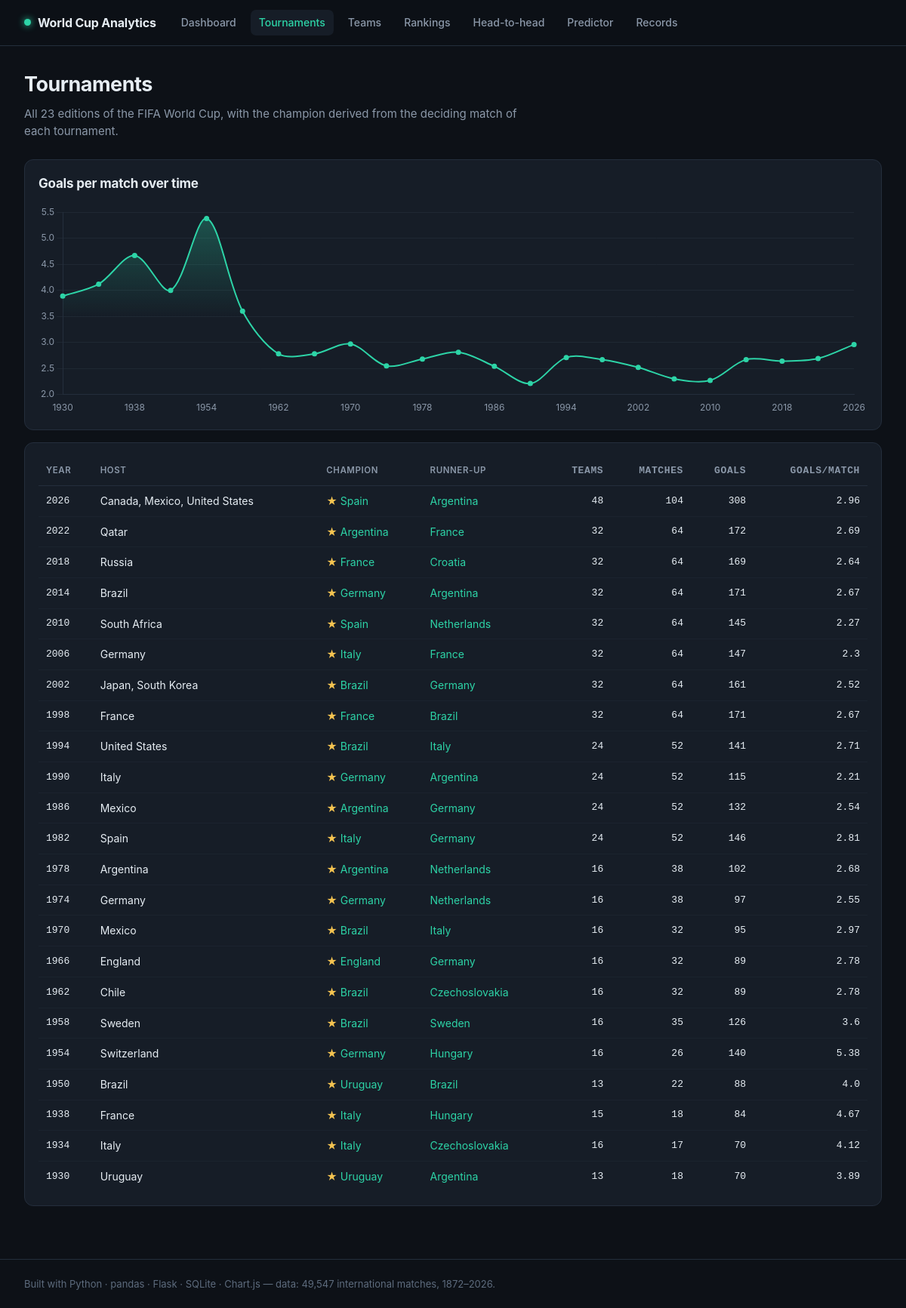
/tournaments, run on the app's committed database.
### tables this page shows
CREATE TABLE tournaments (
    year          INTEGER PRIMARY KEY,
    host          TEXT,
    champion_id   INTEGER REFERENCES teams(id),
    runner_up_id  INTEGER REFERENCES teams(id),
    matches       INTEGER,
    goals         INTEGER,
    teams_count   INTEGER,
    final_date    TEXT
);

CREATE TABLE teams (
    id   INTEGER PRIMARY KEY,
    name TEXT NOT NULL UNIQUE
);

### app/routes/pages.py (the view)
@bp.route("/tournaments")
def tournaments():
    return render_template("tournaments.html",
                           tournaments=analytics.tournaments()[::-1],
                           trend=analytics.goal_trend())

### app/db.py (called while the page is built)
def connect(path=DB_PATH, read_only=False):
    if read_only:
        conn = sqlite3.connect(f"file:{path}?mode=ro&immutable=1", uri=True)
    else:
        conn = sqlite3.connect(path)
        conn.execute("PRAGMA foreign_keys = ON")
    conn.row_factory = sqlite3.Row
    return conn

def get_db():
    if "db" not in g:
        g.db = connect(current_app.config["DB_PATH"],
                       read_only=current_app.config.get("READ_ONLY_DB", False))
    return g.db

def query(sql, params=(), one=False):
    rows = get_db().execute(sql, params).fetchall()
    rows = [dict(r) for r in rows]
    if one:
        return rows[0] if rows else None
    return rows

### app/routes/pages.py (called while the page is built)
@bp.app_context_processor
def inject_nav():
    return {"all_teams": analytics.teams_list(world_cup_only=False)}

### app/services/analytics.py (called while the page is built)
def tournaments():
    return query("""
        SELECT t.year, t.host, t.matches, t.goals, t.teams_count, t.final_date,
               c.name AS champion, r.name AS runner_up,
               ROUND(CAST(t.goals AS REAL) / t.matches, 2) AS goals_per_match
        FROM tournaments t
        JOIN teams c ON c.id = t.champion_id
        JOIN teams r ON r.id = t.runner_up_id
        ORDER BY t.year""")

def goal_trend():
    return query("""
        SELECT year, matches, goals,
               ROUND(CAST(goals AS REAL) / matches, 2) AS goals_per_match
        FROM tournaments ORDER BY year""")

def teams_list(world_cup_only=True):
    where = f"WHERE {WC}" if world_cup_only else ""
    return [r["name"] for r in query(f"""
        SELECT t.name, COUNT(*) AS n
        FROM team_matches tm JOIN teams t ON t.id = tm.team_id
        {where}
        GROUP BY t.id ORDER BY n DESC, t.name""")]

### app/templates/tournaments.html (shortened to what this page needs)
{% extends "base.html" %}
{% block content %}
<h1>Tournaments</h1>
<p class="lede">All {{ tournaments|length }} editions of the FIFA World Cup, with the champion
   derived from the deciding match of each tournament.</p>
<div class="card" style="margin-bottom:16px">
  <h2>Goals per match over time</h2>
  <div class="chartbox"><canvas id="trend"></canvas></div>
</div>
<div class="card">
  <div class="scroll">
  <table>
    <thead><tr>
      <th>Year</th><th>Host</th><th>Champion</th><th>Runner-up</th>
      <th class="num">Teams</th><th class="num">Matches</th><th class="num">Goals</th><th class="num">Goals/match</th>
    </tr></thead>
    <tbody>
    {% for t in tournaments %}
      <tr>
        <td class="mono">{{ t.year }}</td>
        <td>{{ t.host }}</td>
        <td><span class="trophy">★</span> <a href="{{ url_for('pages.team_detail', name=t.champion) }}">{{ t.champion }}</a></td>
        <td><a href="{{ url_for('pages.team_detail', name=t.runner_up) }}">{{ t.runner_up }}</a></td>
        <td class="num">{{ t.teams_count }}</td>
        <td class="num">{{ t.matches }}</td>
        <td class="num">{{ t.goals }}</td>
        <td class="num">{{ t.goals_per_match }}</td>
      </tr>
    {% endfor %}
    </tbody>
  </table>
  </div>
</div>
{% endblock %}
{% block scripts %}
<script>
lineChart('trend',
  {{ trend | map(attribute='year') | list | tojson }},
  {{ trend | map(attribute='goals_per_match') | list | tojson }},
  C.accent, { zero:false });
</script>
{% endblock %}

### app/static/css/style.css (style rules this page uses)
:root { --bg:#0d1117; --bg-soft:#141b24; --card:#161d27; --card-hi:#1c2531; --line:#242e3c; --line-soft:#1b232e; --text:#e6edf3; --muted:#8b98a9; --dim:#5d6b7d; --accent:#2dd4a7; --accent-dim:#1a8f70; --gold:#f5c451; --red:#f2686b; --blue:#5aa9f5; --violet:#a78bfa; --radius:12px; --font:-apple-system,BlinkMacSystemFont,"Segoe UI",Roboto,Helvetica,Arial,sans-serif; --mono:ui-monospace,SFMono-Regular,"SF Mono",Menlo,monospace; }
* { box-sizing:border-box }
body { margin:0;background:var(--bg);color:var(--text);font-family:var(--font); font-size:15px;line-height:1.55;-webkit-font-smoothing:antialiased; }
a { color:var(--accent);text-decoration:none }
h1 { font-size:27px;margin:0 0 6px;letter-spacing:-.5px;font-weight:700 }
h2 { font-size:17px;margin:0 0 14px;letter-spacing:-.2px;font-weight:650 }
.lede { color:var(--muted);margin:0 0 26px;max-width:70ch }
.card { background:var(--card);border:1px solid var(--line);border-radius:var(--radius);padding:18px }
table { width:100%;border-collapse:collapse;font-size:14px }
th { text-align:left;font-size:11.5px;text-transform:uppercase;letter-spacing:.6px; color:var(--muted);font-weight:600;padding:9px 10px;border-bottom:1px solid var(--line) }
td { padding:9px 10px;border-bottom:1px solid var(--line-soft) }
tbody tr:last-child td { border-bottom:none }
.num { text-align:right;font-variant-numeric:tabular-nums;font-family:var(--mono);font-size:13px }
.scroll { overflow-x:auto;-webkit-overflow-scrolling:touch }
.trophy { color:var(--gold) }
.chartbox { position:relative;height:280px }
canvas { max-width:100% }
.mono { font-family:var(--mono);font-size:13px }

### data on the page
tournaments: year "2026", host "Canada, Mexico, United States", champion "Spain", runner_up "Argentina", teams_count "48", matches "104", goals "308", goals_per_match "2.96"
tournaments: year "2022", host "Qatar", champion "Argentina", runner_up "France", teams_count "32", matches "64", goals "172", goals_per_match "2.69"
tournaments: year "2018", host "Russia", champion "France", runner_up "Croatia", teams_count "32", matches "64", goals "169", goals_per_match "2.64"
tournaments: year "2014", host "Brazil", champion "Germany", runner_up "Argentina", teams_count "32", matches "64", goals "171", goals_per_match "2.67"
tournaments: year "2010", host "South Africa", champion "Spain", runner_up "Netherlands", teams_count "32", matches "64", goals "145", goals_per_match "2.27"
tournaments: year "2006", host "Germany", champion "Italy", runner_up "France", teams_count "32", matches "64", goals "147", goals_per_match "2.3"
tournaments: year "2002", host "Japan, South Korea", champion "Brazil", runner_up "Germany", teams_count "32", matches "64", goals "161", goals_per_match "2.52"
tournaments: year "1998", host "France", champion "France", runner_up "Brazil", teams_count "32", matches "64", goals "171", goals_per_match "2.67"
tournaments: year "1994", host "United States", champion "Brazil", runner_up "Italy", teams_count "24", matches "52", goals "141", goals_per_match "2.71"
tournaments: year "1990", host "Italy", champion "Germany", runner_up "Argentina", teams_count "24", matches "52", goals "115", goals_per_match "2.21"
tournaments: year "1986", host "Mexico", champion "Argentina", runner_up "Germany", teams_count "24", matches "52", goals "132", goals_per_match "2.54"
tournaments: year "1982", host "Spain", champion "Italy", runner_up "Germany", teams_count "24", matches "52", goals "146", goals_per_match "2.81"
tournaments: year "1978", host "Argentina", champion "Argentina", runner_up "Netherlands", teams_count "16", matches "38", goals "102", goals_per_match "2.68"
tournaments: year "1974", host "Germany", champion "Germany", runner_up "Netherlands", teams_count "16", matches "38", goals "97", goals_per_match "2.55"
tournaments: year "1970", host "Mexico", champion "Brazil", runner_up "Italy", teams_count "16", matches "32", goals "95", goals_per_match "2.97"
tournaments: year "1966", host "England", champion "England", runner_up "Germany", teams_count "16", matches "32", goals "89", goals_per_match "2.78"
tournaments: year "1962", host "Chile", champion "Brazil", runner_up "Czechoslovakia", teams_count "16", matches "32", goals "89", goals_per_match "2.78"
tournaments: year "1958", host "Sweden", champion "Brazil", runner_up "Sweden", teams_count "16", matches "35", goals "126", goals_per_match "3.6"
tournaments: year "1954", host "Switzerland", champion "Germany", runner_up "Hungary", teams_count "16", matches "26", goals "140", goals_per_match "5.38"
tournaments: year "1950", host "Brazil", champion "Uruguay", runner_up "Brazil", teams_count "13", matches "22", goals "88", goals_per_match "4.0"
tournaments: year "1938", host "France", champion "Italy", runner_up "Hungary", teams_count "15", matches "18", goals "84", goals_per_match "4.67"
tournaments: year "1934", host "Italy", champion "Italy", runner_up "Czechoslovakia", teams_count "16", matches "17", goals "70", goals_per_match "4.12"
tournaments: year "1930", host "Uruguay", champion "Uruguay", runner_up "Argentina", teams_count "13", matches "18", goals "70", goals_per_match "3.89"

### other printed values
{{ tournaments|length }} "23"
chart data {{ trend | map(attribute='year') | list | tojson }} [1930, 1934, 1938, 1950, 1954, 1958, 1962, 1966, 1970, 1974, 1978, 1982, 1986, 1990, 1994, 1998, 2002, 2006, 2010, 2014, 2018, 2022, 2026]
chart data {{ trend | map(attribute='goals_per_match') | list | tojson }} [3.89, 4.12, 4.67, 4.0, 5.38, 3.6, 2.78, 2.78, 2.97, 2.55, 2.68, 2.81, 2.54, 2.21, 2.71, 2.67, 2.52, 2.3, 2.27, 2.67, 2.64, 2.69, 2.96]
